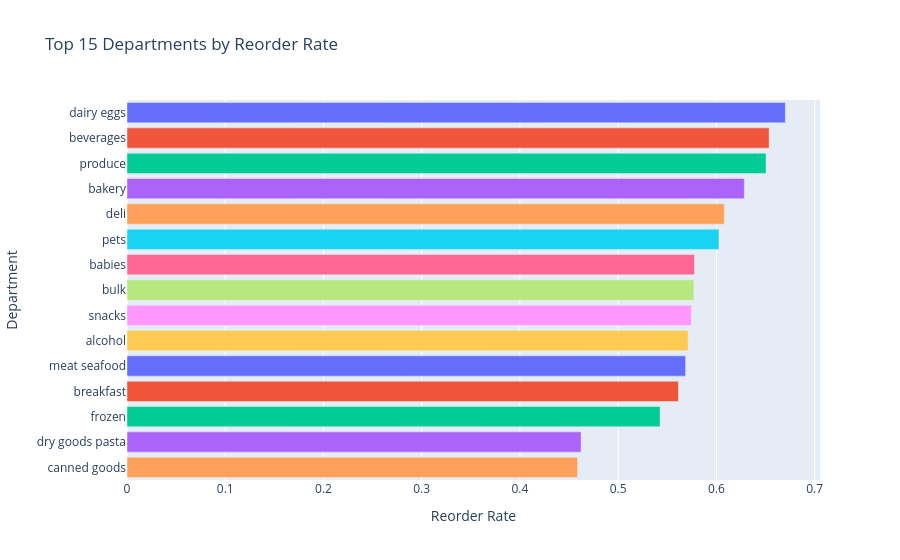

Source (notebook cell):
### Code cell
dept_reorder = (
    departments_info
    .groupby('department')['reordered']
    .mean()
    .sort_values(ascending=False)
    .head(15)
    .reset_index(name='reorder_rate')
)

fig = px.bar(
    dept_reorder,
    x='reorder_rate',
    y='department',
    orientation='h',
    color='department',
    title='Top 15 Departments by Reorder Rate',
    labels={'reorder_rate':'Reorder Rate', 'department':'Department'}
)

fig.update_layout(
    yaxis={'categoryorder':'total ascending'},
    showlegend=False
)

fig.show()

### Figure 1 — Plotly figure (JSON) as saved in the notebook; plotly's stock layout.template omitted (floating-point values rounded to 4 significant figures)
{"data": [{"alignmentgroup": "True", "hovertemplate": "Department=%{y}<br>Reorder Rate=%{x}<extra></extra>", "legendgroup": "dairy eggs", "marker": {"color": "#636efa", "pattern": {"shape": ""}}, "name": "dairy eggs", "offsetgroup": "dairy eggs", "orientation": "h", "showlegend": true, "textposition": "auto", "type": "bar", "x": [0.6702], "xaxis": "x", "y": ["dairy eggs"], "yaxis": "y"}, {"alignmentgroup": "True", "hovertemplate": "Department=%{y}<br>Reorder Rate=%{x}<extra></extra>", "legendgroup": "beverages", "marker": {"color": "#EF553B", "pattern": {"shape": ""}}, "name": "beverages", "offsetgroup": "beverages", "orientation": "h", "showlegend": true, "textposition": "auto", "type": "bar", "x": [0.6537], "xaxis": "x", "y": ["beverages"], "yaxis": "y"}, {"alignmentgroup": "True", "hovertemplate": "Department=%{y}<br>Reorder Rate=%{x}<extra></extra>", "legendgroup": "produce", "marker": {"color": "#00cc96", "pattern": {"shape": ""}}, "name": "produce", "offsetgroup": "produce", "orientation": "h", "showlegend": true, "textposition": "auto", "type": "bar", "x": [0.6505], "xaxis": "x", "y": ["produce"], "yaxis": "y"}, {"alignmentgroup": "True", "hovertemplate": "Department=%{y}<br>Reorder Rate=%{x}<extra></extra>", "legendgroup": "bakery", "marker": {"color": "#ab63fa", "pattern": {"shape": ""}}, "name": "bakery", "offsetgroup": "bakery", "orientation": "h", "showlegend": true, "textposition": "auto", "type": "bar", "x": [0.6284], "xaxis": "x", "y": ["bakery"], "yaxis": "y"}, {"alignmentgroup": "True", "hovertemplate": "Department=%{y}<br>Reorder Rate=%{x}<extra></extra>", "legendgroup": "deli", "marker": {"color": "#FFA15A", "pattern": {"shape": ""}}, "name": "deli", "offsetgroup": "deli", "orientation": "h", "showlegend": true, "textposition": "auto", "type": "bar", "x": [0.6081], "xaxis": "x", "y": ["deli"], "yaxis": "y"}, {"alignmentgroup": "True", "hovertemplate": "Department=%{y}<br>Reorder Rate=%{x}<extra></extra>", "legendgroup": "pets", "marker": {"color": "#19d3f3", "pattern": {"shape": ""}}, "name": "pets", "offsetgroup": "pets", "orientation": "h", "showlegend": true, "textposition": "auto", "type": "bar", "x": [0.6026], "xaxis": "x", "y": ["pets"], "yaxis": "y"}, {"alignmentgroup": "True", "hovertemplate": "Department=%{y}<br>Reorder Rate=%{x}<extra></extra>", "legendgroup": "babies", "marker": {"color": "#FF6692", "pattern": {"shape": ""}}, "name": "babies", "offsetgroup": "babies", "orientation": "h", "showlegend": true, "textposition": "auto", "type": "bar", "x": [0.5777], "xaxis": "x", "y": ["babies"], "yaxis": "y"}, {"alignmentgroup": "True", "hovertemplate": "Department=%{y}<br>Reorder Rate=%{x}<extra></extra>", "legendgroup": "bulk", "marker": {"color": "#B6E880", "pattern": {"shape": ""}}, "name": "bulk", "offsetgroup": "bulk", "orientation": "h", "showlegend": true, "textposition": "auto", "type": "bar", "x": [0.5771], "xaxis": "x", "y": ["bulk"], "yaxis": "y"}, {"alignmentgroup": "True", "hovertemplate": "Department=%{y}<br>Reorder Rate=%{x}<extra></extra>", "legendgroup": "snacks", "marker": {"color": "#FF97FF", "pattern": {"shape": ""}}, "name": "snacks", "offsetgroup": "snacks", "orientation": "h", "showlegend": true, "textposition": "auto", "type": "bar", "x": [0.5745], "xaxis": "x", "y": ["snacks"], "yaxis": "y"}, {"alignmentgroup": "True", "hovertemplate": "Department=%{y}<br>Reorder Rate=%{x}<extra></extra>", "legendgroup": "alcohol", "marker": {"color": "#FECB52", "pattern": {"shape": ""}}, "name": "alcohol", "offsetgroup": "alcohol", "orientation": "h", "showlegend": true, "textposition": "auto", "type": "bar", "x": [0.5712], "xaxis": "x", "y": ["alcohol"], "yaxis": "y"}, {"alignmentgroup": "True", "hovertemplate": "Department=%{y}<br>Reorder Rate=%{x}<extra></extra>", "legendgroup": "meat seafood", "marker": {"color": "#636efa", "pattern": {"shape": ""}}, "name": "meat seafood", "offsetgroup": "meat seafood", "orientation": "h", "showlegend": true, "textposition": "auto", "type": "bar", "x": [0.5686], "xaxis": "x", "y": ["meat seafood"], "yaxis": "y"}, {"alignmentgroup": "True", "hovertemplate": "Department=%{y}<br>Reorder Rate=%{x}<extra></extra>", "legendgroup": "breakfast", "marker": {"color": "#EF553B", "pattern": {"shape": ""}}, "name": "breakfast", "offsetgroup": "breakfast", "orientation": "h", "showlegend": true, "textposition": "auto", "type": "bar", "x": [0.5614], "xaxis": "x", "y": ["breakfast"], "yaxis": "y"}, {"alignmentgroup": "True", "hovertemplate": "Department=%{y}<br>Reorder Rate=%{x}<extra></extra>", "legendgroup": "frozen", "marker": {"color": "#00cc96", "pattern": {"shape": ""}}, "name": "frozen", "offsetgroup": "frozen", "orientation": "h", "showlegend": true, "textposition": "auto", "type": "bar", "x": [0.5426], "xaxis": "x", "y": ["frozen"], "yaxis": "y"}, {"alignmentgroup": "True", "hovertemplate": "Department=%{y}<br>Reorder Rate=%{x}<extra></extra>", "legendgroup": "dry goods pasta", "marker": {"color": "#ab63fa", "pattern": {"shape": ""}}, "name": "dry goods pasta", "offsetgroup": "dry goods pasta", "orientation": "h", "showlegend": true, "textposition": "auto", "type": "bar", "x": [0.4622], "xaxis": "x", "y": ["dry goods pasta"], "yaxis": "y"}, {"alignmentgroup": "True", "hovertemplate": "Department=%{y}<br>Reorder Rate=%{x}<extra></extra>", "legendgroup": "canned goods", "marker": {"color": "#FFA15A", "pattern": {"shape": ""}}, "name": "canned goods", "offsetgroup": "canned goods", "orientation": "h", "showlegend": true, "textposition": "auto", "type": "bar", "x": [0.4586], "xaxis": "x", "y": ["canned goods"], "yaxis": "y"}], "layout": {"autosize": true, "barmode": "relative", "legend": {"title": {"text": "Department"}, "tracegroupgap": 0}, "showlegend": false, "title": {"text": "Top 15 Departments by Reorder Rate"}, "xaxis": {"anchor": "y", "autorange": true, "domain": [0, 1], "range": [0, 0.7054], "title": {"text": "Reorder Rate"}, "type": "linear"}, "yaxis": {"anchor": "x", "autorange": true, "categoryarray": ["canned goods", "dry goods pasta", "frozen", "breakfast", "meat seafood", "alcohol", "snacks", "bulk", "babies", "pets", "deli", "bakery", "produce", "beverages", "dairy eggs"], "categoryorder": "total ascending", "domain": [0, 1], "range": [-0.5, 14.5], "title": {"text": "Department"}, "type": "category"}}}
